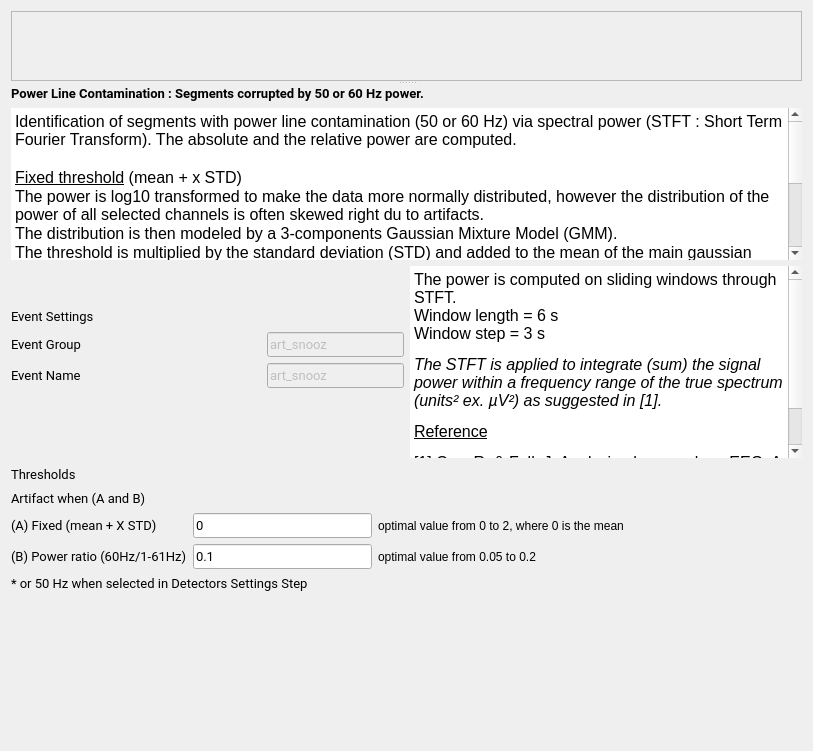
<ui version="4.0">
 <class>PowerLineStep</class>
 <widget class="QWidget" name="PowerLineStep">
  <property name="geometry">
   <rect>
    <x>0</x>
    <y>0</y>
    <width>813</width>
    <height>751</height>
   </rect>
  </property>
  <property name="windowTitle">
   <string>Form</string>
  </property>
  <property name="styleSheet">
   <string notr="true">font: 12pt "Roboto";</string>
  </property>
  <layout class="QVBoxLayout" name="verticalLayout_4">
   <item>
    <widget class="QSplitter" name="splitter">
     <property name="orientation">
      <enum>Qt::Vertical</enum>
     </property>
     <widget class="QScrollArea" name="scrollArea">
      <property name="sizePolicy">
       <sizepolicy hsizetype="Expanding" vsizetype="Preferred">
        <horstretch>0</horstretch>
        <verstretch>0</verstretch>
       </sizepolicy>
      </property>
      <property name="widgetResizable">
       <bool>true</bool>
      </property>
      <widget class="QWidget" name="scrollAreaWidgetContents">
       <property name="geometry">
        <rect>
         <x>0</x>
         <y>0</y>
         <width>1549</width>
         <height>164</height>
        </rect>
       </property>
       <layout class="QHBoxLayout" name="horizontalLayout">
        <item>
         <widget class="QLabel" name="label_10">
          <property name="text">
           <string />
          </property>
          <property name="pixmap">
           <pixmap resource="PowerLine_res.qrc">:/powerline/powerLine_marked.png</pixmap>
          </property>
          <property name="alignment">
           <set>Qt::AlignCenter</set>
          </property>
         </widget>
        </item>
       </layout>
      </widget>
     </widget>
     <widget class="QWidget" name="layoutWidget">
      <layout class="QVBoxLayout" name="verticalLayout_3">
       <item>
        <widget class="QLabel" name="label_9">
         <property name="font">
          <font>
           <family>Roboto</family>
           <pointsize>10</pointsize>
           <weight>50</weight>
           <italic>false</italic>
           <bold>false</bold>
          </font>
         </property>
         <property name="text">
          <string>&lt;html&gt;&lt;head/&gt;&lt;body&gt;&lt;p&gt;&lt;span style=" font-weight:600;"&gt;Power Line Contamination : Segments corrupted by 50 or 60 Hz power.&lt;/span&gt;&lt;/p&gt;&lt;/body&gt;&lt;/html&gt;</string>
         </property>
        </widget>
       </item>
       <item>
        <widget class="QTextEdit" name="description_textEdit">
         <property name="sizePolicy">
          <sizepolicy hsizetype="Expanding" vsizetype="Expanding">
           <horstretch>0</horstretch>
           <verstretch>0</verstretch>
          </sizepolicy>
         </property>
         <property name="autoFillBackground">
          <bool>true</bool>
         </property>
         <property name="styleSheet">
          <string notr="true" />
         </property>
         <property name="frameShape">
          <enum>QFrame::HLine</enum>
         </property>
         <property name="frameShadow">
          <enum>QFrame::Plain</enum>
         </property>
         <property name="lineWidth">
          <number>0</number>
         </property>
         <property name="readOnly">
          <bool>true</bool>
         </property>
         <property name="html">
          <string>&lt;!DOCTYPE HTML PUBLIC "-//W3C//DTD HTML 4.0//EN" "http://www.w3.org/TR/REC-html40/strict.dtd"&gt;
&lt;html&gt;&lt;head&gt;&lt;meta name="qrichtext" content="1" /&gt;&lt;style type="text/css"&gt;
p, li { white-space: pre-wrap; }
&lt;/style&gt;&lt;/head&gt;&lt;body style=" font-family:'Roboto'; font-size:12pt; font-weight:400; font-style:normal;"&gt;
&lt;p style=" margin-top:0px; margin-bottom:0px; margin-left:0px; margin-right:0px; -qt-block-indent:0; text-indent:0px;"&gt;Identification of segments with power line contamination (50 or 60 Hz) via spectral power (STFT : Short Term Fourier Transform). The absolute and the relative power are computed. &lt;/p&gt;
&lt;p style="-qt-paragraph-type:empty; margin-top:0px; margin-bottom:0px; margin-left:0px; margin-right:0px; -qt-block-indent:0; text-indent:0px;"&gt;&lt;br /&gt;&lt;/p&gt;
&lt;p style=" margin-top:0px; margin-bottom:0px; margin-left:0px; margin-right:0px; -qt-block-indent:0; text-indent:0px;"&gt;&lt;span style=" text-decoration: underline;"&gt;Fixed threshold&lt;/span&gt;&lt;span style=" color:#000000;"&gt; (mean + x STD)&lt;/span&gt;&lt;/p&gt;
&lt;p style=" margin-top:0px; margin-bottom:0px; margin-left:0px; margin-right:0px; -qt-block-indent:0; text-indent:0px;"&gt;The power is log10 transformed to make the data more normally distributed, however the distribution of the power of all selected channels is often skewed right du to artifacts.&lt;/p&gt;
&lt;p style=" margin-top:0px; margin-bottom:0px; margin-left:0px; margin-right:0px; -qt-block-indent:0; text-indent:0px;"&gt;The distribution is then modeled by a 3-components Gaussian Mixture Model (GMM).&lt;/p&gt;
&lt;p style=" margin-top:0px; margin-bottom:0px; margin-left:0px; margin-right:0px; -qt-block-indent:0; text-indent:0px;"&gt;The threshold is multiplied by the standard deviation (STD) and added to the mean of the main gaussian (over a mixture of 3).&lt;/p&gt;
&lt;p style=" margin-top:0px; margin-bottom:0px; margin-left:0px; margin-right:0px; -qt-block-indent:0; text-indent:0px;"&gt;An artifact is possibly identified when the log10(power) &amp;gt; (mean + threshold*STD)&lt;/p&gt;
&lt;p style="-qt-paragraph-type:empty; margin-top:0px; margin-bottom:0px; margin-left:0px; margin-right:0px; -qt-block-indent:0; text-indent:0px;"&gt;&lt;br /&gt;&lt;/p&gt;
&lt;p style=" margin-top:0px; margin-bottom:0px; margin-left:0px; margin-right:0px; -qt-block-indent:0; text-indent:0px;"&gt;&lt;span style=" text-decoration: underline;"&gt;Power ratio threshold&lt;/span&gt; (relative power)&lt;/p&gt;
&lt;p style=" margin-top:0px; margin-bottom:0px; margin-left:0px; margin-right:0px; -qt-block-indent:0; text-indent:0px;"&gt;Power line contamination can be masked (thus non-disturbing) by a strong low frequency signal. An artifact is possibly identified when the relative power (60 Hz)/(1-61 Hz) &amp;gt; threshold.&lt;/p&gt;
&lt;p style="-qt-paragraph-type:empty; margin-top:0px; margin-bottom:0px; margin-left:0px; margin-right:0px; -qt-block-indent:0; text-indent:0px;"&gt;&lt;br /&gt;&lt;/p&gt;
&lt;p style=" margin-top:0px; margin-bottom:0px; margin-left:0px; margin-right:0px; -qt-block-indent:0; text-indent:0px;"&gt;A segment whose power exceeds the 2 thresholds is considered an artifact.&lt;/p&gt;&lt;/body&gt;&lt;/html&gt;</string>
         </property>
        </widget>
       </item>
      </layout>
     </widget>
    </widget>
   </item>
   <item>
    <layout class="QGridLayout" name="gridLayout_2">
     <item row="0" column="0">
      <layout class="QVBoxLayout" name="verticalLayout">
       <item>
        <spacer name="verticalSpacer_2">
         <property name="orientation">
          <enum>Qt::Vertical</enum>
         </property>
         <property name="sizeType">
          <enum>QSizePolicy::Fixed</enum>
         </property>
         <property name="sizeHint" stdset="0">
          <size>
           <width>20</width>
           <height>40</height>
          </size>
         </property>
        </spacer>
       </item>
       <item>
        <widget class="QLabel" name="label_4">
         <property name="minimumSize">
          <size>
           <width>0</width>
           <height>20</height>
          </size>
         </property>
         <property name="maximumSize">
          <size>
           <width>16777215</width>
           <height>20</height>
          </size>
         </property>
         <property name="font">
          <font>
           <family>Roboto</family>
           <pointsize>10</pointsize>
           <weight>50</weight>
           <italic>false</italic>
           <bold>false</bold>
          </font>
         </property>
         <property name="text">
          <string>Event Settings</string>
         </property>
        </widget>
       </item>
       <item>
        <layout class="QFormLayout" name="formLayout">
         <item row="0" column="0">
          <widget class="QLabel" name="label_3">
           <property name="minimumSize">
            <size>
             <width>140</width>
             <height>0</height>
            </size>
           </property>
           <property name="font">
            <font>
             <family>Roboto</family>
             <pointsize>10</pointsize>
             <weight>50</weight>
             <italic>false</italic>
             <bold>false</bold>
            </font>
           </property>
           <property name="text">
            <string>Event Group</string>
           </property>
          </widget>
         </item>
         <item row="0" column="1">
          <widget class="QLineEdit" name="group_lineEdit">
           <property name="enabled">
            <bool>false</bool>
           </property>
           <property name="maximumSize">
            <size>
             <width>250</width>
             <height>16777215</height>
            </size>
           </property>
           <property name="font">
            <font>
             <family>Roboto</family>
             <pointsize>10</pointsize>
             <weight>50</weight>
             <italic>false</italic>
             <bold>false</bold>
            </font>
           </property>
           <property name="toolTip">
            <string>In which "Event Group" the detected artifact are added (label in the annotation file). Go to the general Detectors Settings to edit the group.</string>
           </property>
           <property name="text">
            <string>art_snooz</string>
           </property>
          </widget>
         </item>
         <item row="1" column="0">
          <widget class="QLabel" name="label_11">
           <property name="minimumSize">
            <size>
             <width>250</width>
             <height>0</height>
            </size>
           </property>
           <property name="font">
            <font>
             <family>Roboto</family>
             <pointsize>10</pointsize>
             <weight>50</weight>
             <italic>false</italic>
             <bold>false</bold>
            </font>
           </property>
           <property name="text">
            <string>Event Name</string>
           </property>
          </widget>
         </item>
         <item row="1" column="1">
          <widget class="QLineEdit" name="name_rel_lineEdit">
           <property name="enabled">
            <bool>false</bool>
           </property>
           <property name="maximumSize">
            <size>
             <width>250</width>
             <height>16777215</height>
            </size>
           </property>
           <property name="font">
            <font>
             <family>Roboto</family>
             <pointsize>10</pointsize>
             <weight>50</weight>
             <italic>false</italic>
             <bold>false</bold>
            </font>
           </property>
           <property name="toolTip">
            <string>The event name of the detected artifact based on the absolute power. Go to the general Detectors Settings to edit the name.</string>
           </property>
           <property name="text">
            <string>art_snooz</string>
           </property>
          </widget>
         </item>
        </layout>
       </item>
      </layout>
     </item>
     <item row="0" column="1" rowspan="2">
      <widget class="QTextEdit" name="settings_textEdit">
       <property name="focusPolicy">
        <enum>Qt::NoFocus</enum>
       </property>
       <property name="contextMenuPolicy">
        <enum>Qt::NoContextMenu</enum>
       </property>
       <property name="acceptDrops">
        <bool>false</bool>
       </property>
       <property name="autoFillBackground">
        <bool>true</bool>
       </property>
       <property name="styleSheet">
        <string notr="true" />
       </property>
       <property name="frameShape">
        <enum>QFrame::HLine</enum>
       </property>
       <property name="frameShadow">
        <enum>QFrame::Plain</enum>
       </property>
       <property name="lineWidth">
        <number>0</number>
       </property>
       <property name="readOnly">
        <bool>true</bool>
       </property>
       <property name="html">
        <string>&lt;!DOCTYPE HTML PUBLIC "-//W3C//DTD HTML 4.0//EN" "http://www.w3.org/TR/REC-html40/strict.dtd"&gt;
&lt;html&gt;&lt;head&gt;&lt;meta name="qrichtext" content="1" /&gt;&lt;style type="text/css"&gt;
p, li { white-space: pre-wrap; }
&lt;/style&gt;&lt;/head&gt;&lt;body style=" font-family:'Roboto'; font-size:12pt; font-weight:400; font-style:normal;"&gt;
&lt;p style=" margin-top:12px; margin-bottom:12px; margin-left:0px; margin-right:0px; -qt-block-indent:0; text-indent:0px;"&gt;&lt;span style=" color:#000000;"&gt;The power is computed on sliding windows through STFT.&lt;br /&gt;Window length = 6 s&lt;br /&gt;Window step = 3 s &lt;/span&gt;&lt;/p&gt;
&lt;p style=" margin-top:12px; margin-bottom:12px; margin-left:0px; margin-right:0px; -qt-block-indent:0; text-indent:0px;"&gt;&lt;span style=" font-style:italic; color:#000000;"&gt;The STFT is applied to integrate (sum) the signal power within a frequency range of the true spectrum (units&#178; ex. &#181;V&#178;) as suggested in [1].&lt;/span&gt;&lt;/p&gt;
&lt;p style=" margin-top:12px; margin-bottom:12px; margin-left:0px; margin-right:0px; -qt-block-indent:0; text-indent:0px;"&gt;&lt;a href="https://pubmed.ncbi.nlm.nih.gov/12723066/"&gt;&lt;span style=" text-decoration: underline; color:#000000;"&gt;Reference&lt;/span&gt;&lt;/a&gt;&lt;/p&gt;
&lt;p style=" margin-top:12px; margin-bottom:12px; margin-left:0px; margin-right:0px; -qt-block-indent:0; text-indent:0px;"&gt;&lt;span style=" color:#000000;"&gt;[1] Cox, R. &amp;amp; Fell, J. Analyzing human sleep EEG: A methodological primer with code implementation. Sleep Medicine Reviews54, 101353 (2020).&lt;/span&gt;&lt;/p&gt;&lt;/body&gt;&lt;/html&gt;</string>
       </property>
      </widget>
     </item>
     <item row="1" column="0">
      <spacer name="verticalSpacer">
       <property name="orientation">
        <enum>Qt::Vertical</enum>
       </property>
       <property name="sizeType">
        <enum>QSizePolicy::Fixed</enum>
       </property>
       <property name="sizeHint" stdset="0">
        <size>
         <width>20</width>
         <height>40</height>
        </size>
       </property>
      </spacer>
     </item>
    </layout>
   </item>
   <item>
    <layout class="QVBoxLayout" name="verticalLayout_2">
     <item>
      <widget class="QLabel" name="label">
       <property name="minimumSize">
        <size>
         <width>0</width>
         <height>20</height>
        </size>
       </property>
       <property name="maximumSize">
        <size>
         <width>16777215</width>
         <height>20</height>
        </size>
       </property>
       <property name="font">
        <font>
         <family>Roboto</family>
         <pointsize>10</pointsize>
         <weight>50</weight>
         <italic>false</italic>
         <bold>false</bold>
        </font>
       </property>
       <property name="text">
        <string>Thresholds </string>
       </property>
      </widget>
     </item>
     <item>
      <widget class="QLabel" name="label_8">
       <property name="font">
        <font>
         <family>Roboto</family>
         <pointsize>10</pointsize>
         <weight>50</weight>
         <italic>false</italic>
         <bold>false</bold>
        </font>
       </property>
       <property name="text">
        <string>Artifact when (A and B)</string>
       </property>
      </widget>
     </item>
     <item>
      <layout class="QGridLayout" name="gridLayout">
       <item row="1" column="1">
        <widget class="QLineEdit" name="thresh_rel_lineEdit">
         <property name="maximumSize">
          <size>
           <width>250</width>
           <height>16777215</height>
          </size>
         </property>
         <property name="font">
          <font>
           <family>Roboto</family>
           <pointsize>10</pointsize>
           <weight>50</weight>
           <italic>false</italic>
           <bold>false</bold>
          </font>
         </property>
         <property name="text">
          <string>0.1</string>
         </property>
        </widget>
       </item>
       <item row="0" column="2">
        <widget class="QLabel" name="label_7">
         <property name="text">
          <string>optimal value from 0 to 2, where 0 is the mean</string>
         </property>
        </widget>
       </item>
       <item row="0" column="1">
        <widget class="QLineEdit" name="tresh_abs_lineEdit">
         <property name="maximumSize">
          <size>
           <width>250</width>
           <height>16777215</height>
          </size>
         </property>
         <property name="font">
          <font>
           <family>Roboto</family>
           <pointsize>10</pointsize>
           <weight>50</weight>
           <italic>false</italic>
           <bold>false</bold>
          </font>
         </property>
         <property name="text">
          <string>0</string>
         </property>
        </widget>
       </item>
       <item row="1" column="0">
        <widget class="QLabel" name="label_6">
         <property name="font">
          <font>
           <family>Roboto</family>
           <pointsize>10</pointsize>
           <weight>50</weight>
           <italic>false</italic>
           <bold>false</bold>
          </font>
         </property>
         <property name="text">
          <string>&lt;html&gt;&lt;head/&gt;&lt;body&gt;&lt;p&gt;(B) Power ratio (60Hz/1-61Hz)&lt;/p&gt;&lt;/body&gt;&lt;/html&gt;</string>
         </property>
         <property name="textFormat">
          <enum>Qt::RichText</enum>
         </property>
        </widget>
       </item>
       <item row="0" column="0">
        <widget class="QLabel" name="label_2">
         <property name="minimumSize">
          <size>
           <width>0</width>
           <height>0</height>
          </size>
         </property>
         <property name="font">
          <font>
           <family>Roboto</family>
           <pointsize>10</pointsize>
           <weight>50</weight>
           <italic>false</italic>
           <bold>false</bold>
          </font>
         </property>
         <property name="text">
          <string>(A) Fixed (mean + X STD)</string>
         </property>
         <property name="textFormat">
          <enum>Qt::RichText</enum>
         </property>
        </widget>
       </item>
       <item row="1" column="2">
        <widget class="QLabel" name="label_12">
         <property name="text">
          <string>optimal value from 0.05 to 0.2</string>
         </property>
        </widget>
       </item>
       <item row="0" column="3">
        <spacer name="horizontalSpacer">
         <property name="orientation">
          <enum>Qt::Horizontal</enum>
         </property>
         <property name="sizeHint" stdset="0">
          <size>
           <width>40</width>
           <height>20</height>
          </size>
         </property>
        </spacer>
       </item>
      </layout>
     </item>
     <item>
      <widget class="QLabel" name="label_5">
       <property name="font">
        <font>
         <family>Roboto</family>
         <pointsize>10</pointsize>
         <weight>50</weight>
         <italic>false</italic>
         <bold>false</bold>
        </font>
       </property>
       <property name="text">
        <string>* or 50 Hz when selected in Detectors Settings Step</string>
       </property>
      </widget>
     </item>
    </layout>
   </item>
   <item>
    <spacer name="verticalSpacer_4">
     <property name="orientation">
      <enum>Qt::Vertical</enum>
     </property>
     <property name="sizeType">
      <enum>QSizePolicy::Expanding</enum>
     </property>
     <property name="sizeHint" stdset="0">
      <size>
       <width>20</width>
       <height>40</height>
      </size>
     </property>
    </spacer>
   </item>
  </layout>
 </widget>
 <resources>
  <include location="PowerLine_res.qrc" />
 <include location="../../../../../scinodes_poc/src/main/python/ui/themes/themes.qrc" /></resources>
 <connections />
 <slots>
  <slot>on_choose()</slot>
  <slot>on_input_format_changed()</slot>
 </slots>
</ui>
